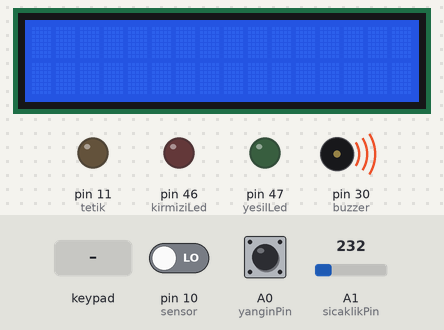
A sketch run on a simulated Arduino Mega 2560, built with avr-gcc and run on an emulated ATmega2560. On the bench: 16×2 character LCD, output pins drawn as LEDs (lit = HIGH), buzzer (waves = sounding). The test bench sets the inputs (shaded band); at power-on: A0 (yanginPin) HIGH, pin 10 (sensor) LOW, A1 (sicaklikPin) = 232. Pins used as bus, display or sensor lines are not drawn; what the sketch prints to the serial monitor is not drawn.

Above: at 1.3 s.
1.4 s: A0 (yanginPin) pulled LOW for 0.15 s
At 2.6 s:
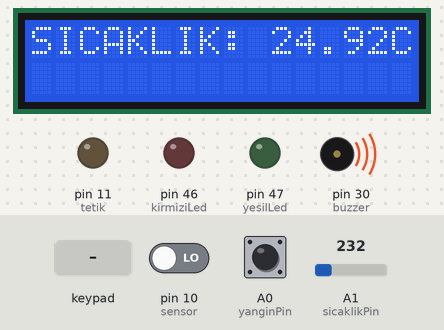
3.1 s: keypad keys # 1 2 3 4 pressed 0.4 s apart
At 6.1 s:
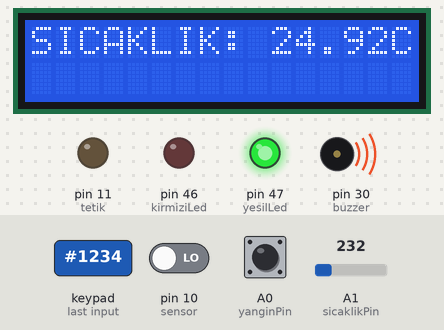
6.6 s: A0 (yanginPin) pulled LOW for 1 s
At 7.4 s:
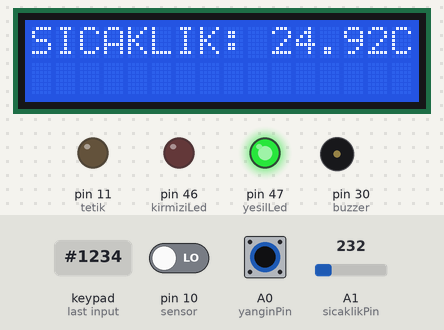
9.1 s: A0 (yanginPin) pulled LOW for 3.2 s
At 13.5 s:
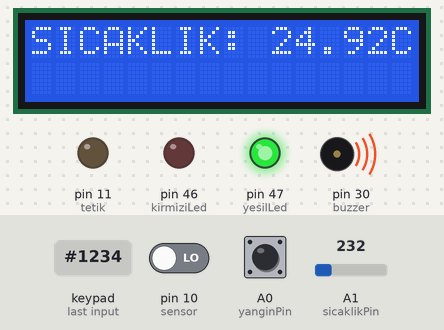
13.8 s: key '#' pressed
At 14.5 s:
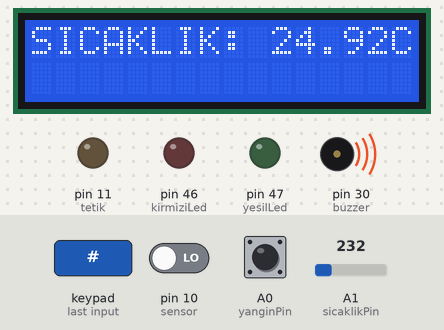
15.3 s: keypad keys 2 5 2 6 2 7 2 8 pressed 0.4 s apart
At 17.6 s:
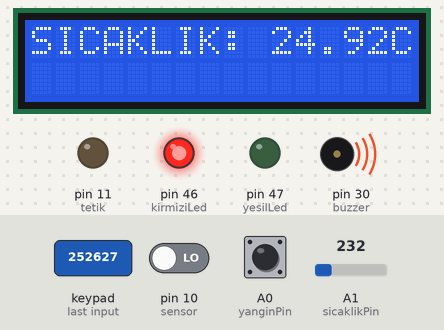
Timing chart, 0 to 19.1 s (numbered marks = the images above; inputs shaded):
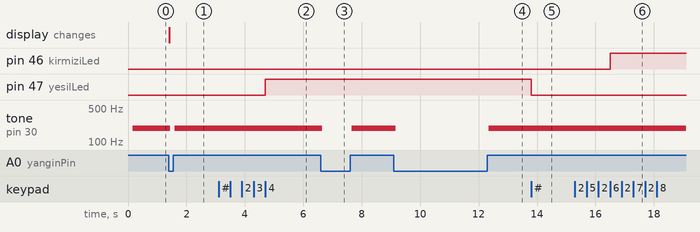

Measured:
- after the input at 1.4 s, tone on pin 30 (buzzer): 190 Hz → silent at once, → 192 Hz 0.16 s later; the display: changes at once (image 1)
- after the input at 3.1 s, pin 47 (yesilLed): LOW → HIGH after 1.6 s
- after the input at 6.6 s, tone on pin 30 (buzzer): 192 Hz → silent after 0.05 s, → 192 Hz 1.0 s later
- after the input at 9.1 s, tone on pin 30 (buzzer): 192 Hz → silent after 0.07 s, → 190 Hz 3.2 s later
- after the input at 13.8 s, pin 47 (yesilLed): HIGH → LOW at once
- after the input at 15.3 s, pin 46 (kirmiziLed): LOW → HIGH after 1.2 s

The sketch:

sketch_apr14a.ino
```cpp
#include <Keypad.h>
#define yanginPin A0
#define sicaklikPin A1
#define buzzer 30
#define sifreuz 5
//#include <LiquidCrystal_I2C.h>
#include <LiquidCrystal.h>
LiquidCrystal lcd(7,6,5,4,3,2);

float sicaklik;
float analogSicaklik;

int diezKontrol = 0;
int sayac = 0;
String girilenSifre;     // klavyeden girilen sifre
String sifre = "#1234"; // belirledigimiz sifre
int yesilLed=47;
int kirmiziLed=46;

const byte SATIR=4;
const byte SUTUN=3;
char klavyeTus[SATIR][SUTUN]={
  {'1','2','3'},
  {'4','5','6'},
  {'7','8','9'},
  {'*','0','#'}
};
byte satirPin[SATIR]={25,26,27,28};
byte sutunPin[SUTUN]={24,23,22};

Keypad myKeypad= Keypad(makeKeymap(klavyeTus), satirPin, sutunPin, SATIR,SUTUN);

int     sensor      = 10;
boolean sensorDeger = 0;
int     tetik       = 11;


void setup() {
  Serial.begin(9600);
  analogReference(INTERNAL1V1);
  lcd.begin(16,2);
  pinMode(yanginPin, INPUT_PULLUP);
  pinMode(buzzer, OUTPUT);

  pinMode(yesilLed,OUTPUT);
  pinMode(kirmiziLed,OUTPUT);
  pinMode(sensor, INPUT);
  pinMode(tetik, OUTPUT);
  delay(50);

}

 void pir()

 { sensorDeger = digitalRead(sensor);
 if (sensorDeger == 1) {
    digitalWrite(tetik, HIGH);
    delay(25);
    sensorDeger=0;
    }
  else
  {digitalWrite(tetik, LOW);

    }
  }
void loop() {

 int Flame = digitalRead(yanginPin);
 if(Flame==HIGH)
 {
  digitalWrite(buzzer, HIGH);
  delay(5);
  digitalWrite(buzzer, LOW);
  }
else {
  digitalWrite(buzzer, LOW);

  pir();

  analogSicaklik=analogRead(sicaklikPin);
  analogSicaklik =analogSicaklik*1.074188;
  sicaklik=analogSicaklik/10,0;

if(sicaklik<20) {


  lcd.setCursor(0,0);
  lcd.print("SICAKLIK:");
  lcd.setCursor(10,0);
  lcd.print(sicaklik);
  lcd.setCursor(15,0);
  lcd.print("C");
  lcd.setCursor(0,1);
  lcd.print("SICAKLIK DUSUK");
  }
else if (sicaklik>30) {

  lcd.setCursor(0,0);
  lcd.print("SICAKLIK:");
  lcd.setCursor(10,0);
  lcd.print(sicaklik);
  lcd.setCursor(15,0);
  lcd.print("C");
  lcd.setCursor(0,1);
  lcd.print("SICAKLIK YUKSEK");
  }
else{

  lcd.setCursor(0,0);
  lcd.print("SICAKLIK:");
  lcd.setCursor(10,0);
  lcd.print(sicaklik);
  lcd.setCursor(15,0);
  lcd.print("C");
  lcd.setCursor(0,1);
  lcd.print("                  ");
  }


}
 char klavye = myKeypad.getKey();  // keypadden gelen değer
  if (klavye != NO_KEY) {
    if(klavye == '#') {
       diezKontrol = 1;
       girilenSifre = "";
        sayac = 0;
    }

    if(diezKontrol == 1){
        digitalWrite(yesilLed,0);
        digitalWrite(kirmiziLed,0);

      girilenSifre = girilenSifre + klavye;
      sayac++;
      Serial.println("sifre " + girilenSifre );
      // sifre doğru ise
      if(girilenSifre == sifre) {
        digitalWrite(yesilLed,1);
        digitalWrite(kirmiziLed,0);
        girilenSifre = "";
        diezKontrol = 0;
        sayac = 0;
      }
      else if ((girilenSifre != sifre) && (sayac > 4) ) {
        digitalWrite(yesilLed,0);
        digitalWrite(kirmiziLed,1);
        girilenSifre = "";
        diezKontrol = 0;
        sayac = 0;
      }
    }
  }
}
```
